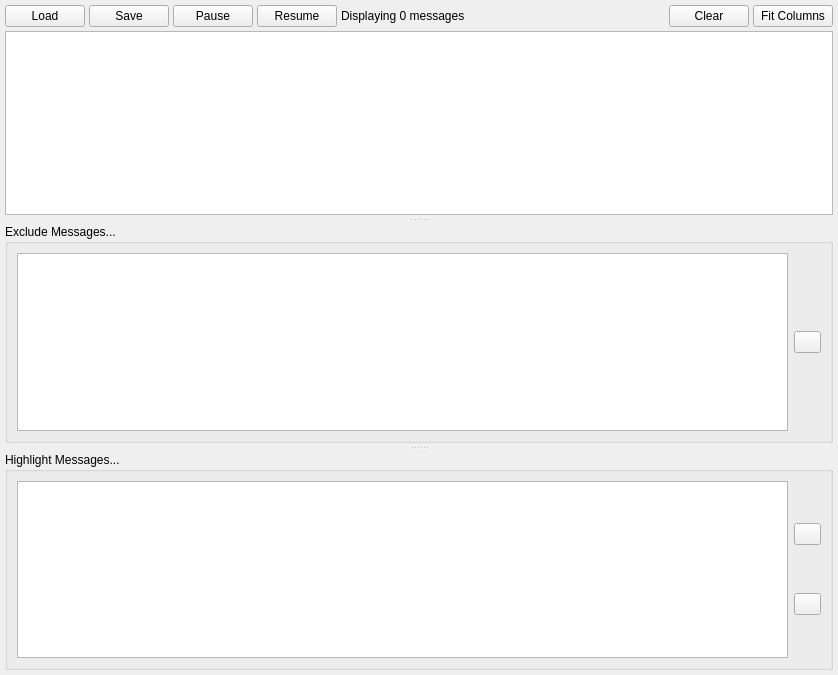
<?xml version="1.0" encoding="UTF-8"?>
<ui version="4.0">
 <class>ConsoleWidget</class>
 <widget class="QWidget" name="ConsoleWidget">
  <property name="geometry">
   <rect>
    <x>0</x>
    <y>0</y>
    <width>838</width>
    <height>675</height>
   </rect>
  </property>
  <property name="windowTitle">
   <string>Console</string>
  </property>
  <layout class="QVBoxLayout" name="verticalLayout">
   <property name="spacing">
    <number>4</number>
   </property>
   <property name="leftMargin">
    <number>5</number>
   </property>
   <property name="topMargin">
    <number>5</number>
   </property>
   <property name="rightMargin">
    <number>5</number>
   </property>
   <property name="bottomMargin">
    <number>5</number>
   </property>
   <item>
    <layout class="QHBoxLayout" name="horizontalLayout">
     <property name="sizeConstraint">
      <enum>QLayout::SetMinAndMaxSize</enum>
     </property>
     <item>
      <widget class="QPushButton" name="load_button">
       <property name="toolTip">
        <string>Load a Message file</string>
       </property>
       <property name="text">
        <string>Load</string>
       </property>
       <property name="iconSize">
        <size>
         <width>16</width>
         <height>16</height>
        </size>
       </property>
      </widget>
     </item>
     <item>
      <widget class="QPushButton" name="save_button">
       <property name="toolTip">
        <string>Save currently displayed messages to a file</string>
       </property>
       <property name="text">
        <string>Save</string>
       </property>
       <property name="iconSize">
        <size>
         <width>16</width>
         <height>16</height>
        </size>
       </property>
      </widget>
     </item>
     <item>
      <widget class="QPushButton" name="pause_button">
       <property name="toolTip">
        <string>Pause the message stream</string>
       </property>
       <property name="text">
        <string>Pause</string>
       </property>
       <property name="iconSize">
        <size>
         <width>16</width>
         <height>16</height>
        </size>
       </property>
      </widget>
     </item>
     <item>
      <widget class="QPushButton" name="record_button">
       <property name="toolTip">
        <string>Resume the message stream</string>
       </property>
       <property name="text">
        <string>Resume</string>
       </property>
       <property name="iconSize">
        <size>
         <width>16</width>
         <height>16</height>
        </size>
       </property>
      </widget>
     </item>
     <item>
      <widget class="QLabel" name="messages_label">
       <property name="text">
        <string>Displaying 0 messages</string>
       </property>
      </widget>
     </item>
     <item>
      <spacer name="horizontalSpacer">
       <property name="orientation">
        <enum>Qt::Horizontal</enum>
       </property>
       <property name="sizeHint" stdset="0">
        <size>
         <width>40</width>
         <height>20</height>
        </size>
       </property>
      </spacer>
     </item>
     <item>
      <widget class="QPushButton" name="clear_button">
       <property name="text">
        <string>Clear</string>
       </property>
      </widget>
     </item>
     <item>
      <widget class="QPushButton" name="column_resize_button">
       <property name="toolTip">
        <string>Resizes message table columns to fit their contents exactly</string>
       </property>
       <property name="text">
        <string>Fit Columns</string>
       </property>
      </widget>
     </item>
    </layout>
   </item>
   <item>
    <layout class="QVBoxLayout" name="verticalLayout_2">
     <item>
      <widget class="QSplitter" name="table_splitter">
       <property name="orientation">
        <enum>Qt::Vertical</enum>
       </property>
       <property name="handleWidth">
        <number>9</number>
       </property>
       <property name="childrenCollapsible">
        <bool>true</bool>
       </property>
       <widget class="QWidget" name="PlaceHolder">
        <layout class="QVBoxLayout" name="verticalLayout_3">
         <item>
          <widget class="QTableView" name="table_view">
           <property name="alternatingRowColors">
            <bool>true</bool>
           </property>
           <property name="selectionBehavior">
            <enum>QAbstractItemView::SelectItems</enum>
           </property>
           <property name="iconSize">
            <size>
             <width>16</width>
             <height>16</height>
            </size>
           </property>
           <property name="horizontalScrollMode">
            <enum>QAbstractItemView::ScrollPerPixel</enum>
           </property>
           <property name="sortingEnabled">
            <bool>true</bool>
           </property>
           <attribute name="horizontalHeaderShowSortIndicator" stdset="0">
            <bool>false</bool>
           </attribute>
           <attribute name="verticalHeaderVisible">
            <bool>false</bool>
           </attribute>
          </widget>
         </item>
        </layout>
       </widget>
       <widget class="QSplitter" name="filter_splitter">
        <property name="orientation">
         <enum>Qt::Vertical</enum>
        </property>
        <property name="handleWidth">
         <number>9</number>
        </property>
        <property name="childrenCollapsible">
         <bool>true</bool>
        </property>
        <widget class="QGroupBox" name="exclude_group_box">
         <property name="toolTip">
          <string>Messages matching ANY of these rules will NOT be displayed</string>
         </property>
         <property name="title">
          <string>Exclude Messages...</string>
         </property>
         <layout class="QHBoxLayout" name="horizontalLayout_2">
          <item>
           <widget class="QTableWidget" name="exclude_table">
            <property name="alternatingRowColors">
             <bool>true</bool>
            </property>
            <property name="selectionMode">
             <enum>QAbstractItemView::NoSelection</enum>
            </property>
            <property name="columnCount">
             <number>1</number>
            </property>
            <attribute name="horizontalHeaderVisible">
             <bool>false</bool>
            </attribute>
            <attribute name="horizontalHeaderStretchLastSection">
             <bool>true</bool>
            </attribute>
            <attribute name="verticalHeaderVisible">
             <bool>false</bool>
            </attribute>
            <column/>
           </widget>
          </item>
          <item>
           <widget class="QPushButton" name="add_exclude_button">
            <property name="maximumSize">
             <size>
              <width>27</width>
              <height>16777215</height>
             </size>
            </property>
            <property name="toolTip">
             <string>Add new filter</string>
            </property>
            <property name="text">
             <string/>
            </property>
            <property name="iconSize">
             <size>
              <width>16</width>
              <height>16</height>
             </size>
            </property>
           </widget>
          </item>
         </layout>
        </widget>
        <widget class="QGroupBox" name="highlight_group_box">
         <property name="toolTip">
          <string>Messages matching ANY of these rules will be highlighted</string>
         </property>
         <property name="title">
          <string>Highlight Messages...</string>
         </property>
         <layout class="QHBoxLayout" name="horizontalLayout_3">
          <item>
           <widget class="QTableWidget" name="highlight_table">
            <property name="toolTip">
             <string/>
            </property>
            <property name="alternatingRowColors">
             <bool>true</bool>
            </property>
            <property name="selectionMode">
             <enum>QAbstractItemView::NoSelection</enum>
            </property>
            <property name="columnCount">
             <number>1</number>
            </property>
            <attribute name="horizontalHeaderVisible">
             <bool>false</bool>
            </attribute>
            <attribute name="horizontalHeaderStretchLastSection">
             <bool>true</bool>
            </attribute>
            <attribute name="verticalHeaderVisible">
             <bool>false</bool>
            </attribute>
            <column/>
           </widget>
          </item>
          <item>
           <layout class="QVBoxLayout" name="verticalLayout_4">
            <item>
             <widget class="QPushButton" name="highlight_exclude_button">
              <property name="maximumSize">
               <size>
                <width>27</width>
                <height>16777215</height>
               </size>
              </property>
              <property name="toolTip">
               <string>Show only highlighted rows</string>
              </property>
              <property name="text">
               <string/>
              </property>
              <property name="iconSize">
               <size>
                <width>16</width>
                <height>16</height>
               </size>
              </property>
              <property name="checkable">
               <bool>true</bool>
              </property>
              <property name="checked">
               <bool>false</bool>
              </property>
             </widget>
            </item>
            <item>
             <widget class="QPushButton" name="add_highlight_button">
              <property name="maximumSize">
               <size>
                <width>27</width>
                <height>16777215</height>
               </size>
              </property>
              <property name="toolTip">
               <string>Add new filter</string>
              </property>
              <property name="text">
               <string/>
              </property>
              <property name="iconSize">
               <size>
                <width>16</width>
                <height>16</height>
               </size>
              </property>
             </widget>
            </item>
           </layout>
          </item>
         </layout>
        </widget>
       </widget>
      </widget>
     </item>
    </layout>
   </item>
  </layout>
 </widget>
 <resources/>
 <connections/>
</ui>
